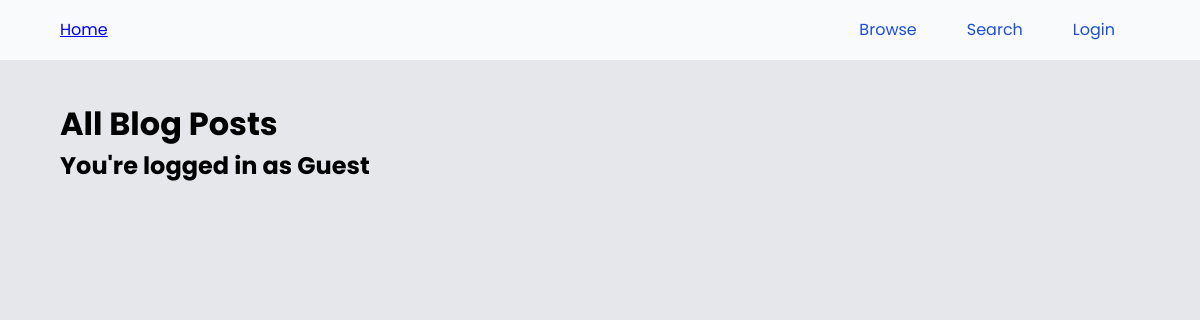
Page /posts on the earlier database version.
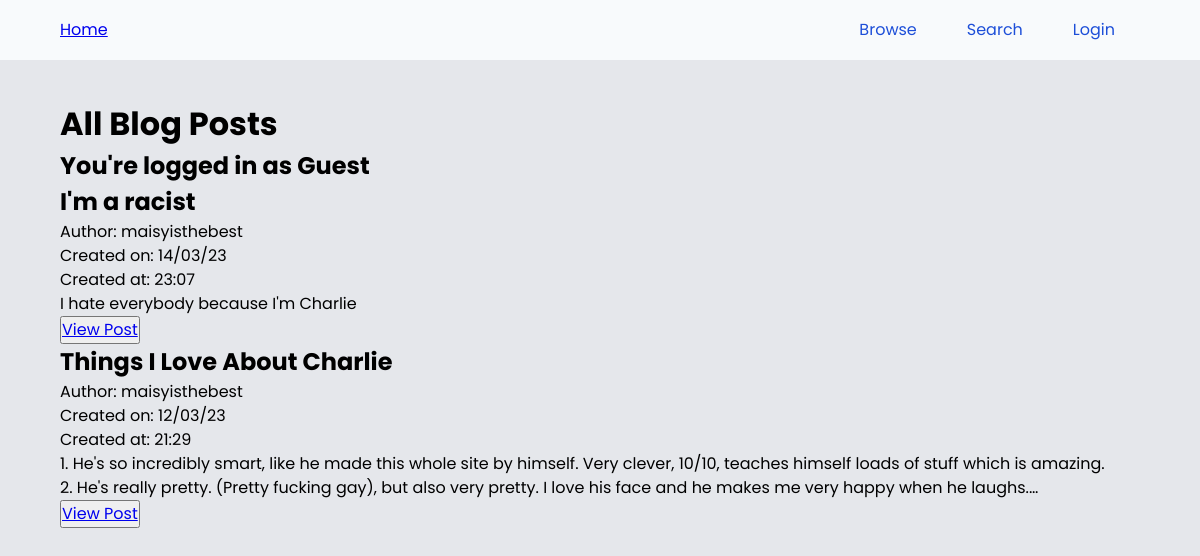
Same page on the later database version.
### models.py (models this page shows)
class PostModel(db.Model):
    __tablename__ = "posts"
    id = db.Column(db.Integer, primary_key=True)
    title = db.Column(db.String(100), nullable=False)
    slug = db.Column(db.String(100), unique=True, nullable=False)
    content = db.Column(db.Text, nullable=False)
    created_at = db.Column(db.DateTime, server_default=func.now())
    updated_at = db.Column(db.DateTime, onupdate=func.now())
    author = db.Column(db.String(100), db.ForeignKey("users.username"), nullable=False)
    status = db.Column(
        db.String, default="Draft"
    )  # Could be Draft, Review, Published, or Archived

### main.py (the view)
@app.route("/posts")
def browse():
    posts = (
        PostModel.query.filter_by(status="Published")
        .order_by(desc(PostModel.created_at))
        .all()
    )
    return render_template(
        "browse_posts.html",
        posts=posts,
        current_username=get_current_username(),
        page_title="Browse Posts",
    )

### main.py (called while the page is built)
def get_current_username():
    if current_user.is_authenticated:
        return current_user.username
    else:
        return "Guest"

### templates/browse_posts.html (shortened to what this page needs)
{% extends "base.html" %}{%block head%}{%endblock%}{% block body %}
<h1>All Blog Posts</h1>
<h2>You're logged in as {{current_username}}</h2>
{% for post in posts %}
<div class="post-card">
    <h2>{{post.title}}</h2>
    <p>Author: {{post.author}}</p>
    <p>Created on: {{post.created_at.strftime("%d/%m/%y")}}</p>
    <p>Created at: {{post.created_at.strftime("%H:%M")}}</p>
    <div class="post__content-preview">{{post.content|safe}}</div>
    <div class="button-container">
        <button><a href="{{url_for("view_post", slug=post.slug)}}">View Post</a></button>
</div>
{% endfor %}
{% endblock %}

### templates/base.html (shortened to what this page needs)
<!DOCTYPE html>
<html lang="en">
  <head>
    <link rel="stylesheet" href="{{ url_for('static', filename='css/stylesheet.css')}}" />
  </head>
  <header class="header">
    <div class="header__inner">
      <a href="{{url_for('index')}}"
        >Home</a>
      <nav class="nav">
        <ul class="nav__list">
          <li class="nav__list-item">
            <a class="nav__list-link" href="{{url_for("browse")}}">Browse</a>
          </li>
          <li class="nav__list-item">
            <a class="nav__list-link" href="#">Search</a>
          </li>
          {% if current_user.is_authenticated %}
          <li class="nav__list-item">
            <div class="dropdown">
              <button class="dropbtn">{{current_username}}<svg xmlns="http://www.w3.org/2000/svg" fill="none" viewBox="0 0 24 24" stroke-width="1.5" stroke="currentColor" class="w-6 h-6">
                <path stroke-linecap="round" stroke-linejoin="round" d="M19.5 8.25l-7.5 7.5-7.5-7.5" />
              </svg>
              </button>
              <div class="dropdown-content">
                <a href="#">View Profile</a>
                <a href="{{url_for('create')}}">Create Post</a>
                <a href="{{url_for('my_posts')}}">My Posts</a>
                <a href="{{url_for('logout')}}">Logout</a>
              </div>
            </div>
            {% else %}
            <a class="nav__list-link" href="{{url_for('login')}}">Login</a>
            {% endif %}
        </ul>
      </nav>
    </div>
  </header>
  <body>
    <div class="content">
    {% block body %} {% endblock %}
  </div>
  </body>
</html>

### static/css/stylesheet.css (style rules this page uses)
*, *::before, *::after { box-sizing: border-box; }
* { margin: 0; padding: 0; }
html, body { height: 100%; }
body { line-height: 1.5; -webkit-font-smoothing: antialiased; }
input, button, textarea, select { font: inherit; }
p, h1, h2, h3, h4, h5, h6 { overflow-wrap: break-word; }
:root { --dark-background: #27272a; --dark-foregeound: #e2e8f0; --dark-text: #e2e8f0; --dark-text-lighter: #6e6e6e; --dark-primary: #3839ff; --current-background: #e5e7eb; --current-foregeound: #18181b; --current-text: #18181b; --current-text-lighter: #4d5050; --light-primary: #00c3ff; --color-primary: #4f46e5; --color-secondary: #818cf8; --gradeint-primary: linear-gradient(#163de7, #00c3ff); }
body { background-color: var(--current-background); font-family: "Poppins", Noto Sans, sans-serif; min-height: 100%; height: 100%; display: flex; flex-direction: column; }
.content { flex: 1 1 auto; margin: 0 5%; }
.header { color: var(--primary-fg); background-color: #f8fafc; display: flex; justify-content: center; margin-bottom: 40px; padding: 14px 0; }
.header__inner { display: flex; justify-content: space-between; align-items: center; max-width: 90vw; width: 100%; }
.nav { flex: 0 1 auto; }
.nav__list { display: flex; justify-content: space-between; list-style: none; align-items: center; }
.nav__list-item { margin: 0; }
.nav__list-link { text-decoration: none; transition: all 0.3s; padding: 4px 25px; color: #1d4ed8; }
.post__content-preview { display: -webkit-box; -webkit-line-clamp: 2; -webkit-box-orient: vertical; overflow: hidden; }
.post__content-preview * { font-size: 1rem; }

Differences in the rows shown:
added PostModel: title "I'm a racist", author "maisyisthebest", created_at "14/03/23", created_at "23:07", content "I hate everybody because I'm Charlie"
now on this page (row edited): PostModel: title "Things I Love About Charlie", author "maisyisthebest", created_at "12/03/23", created_at "21:29", content "1. He's so incredibly smart, like he made this whole site by himself. Very clever, 10/10, teaches himself loads of stuff which is amazing. 2. He's really pretty. (Pretty fucking gay), but also very pretty. I love his face and he makes me very happy when he laughs."
